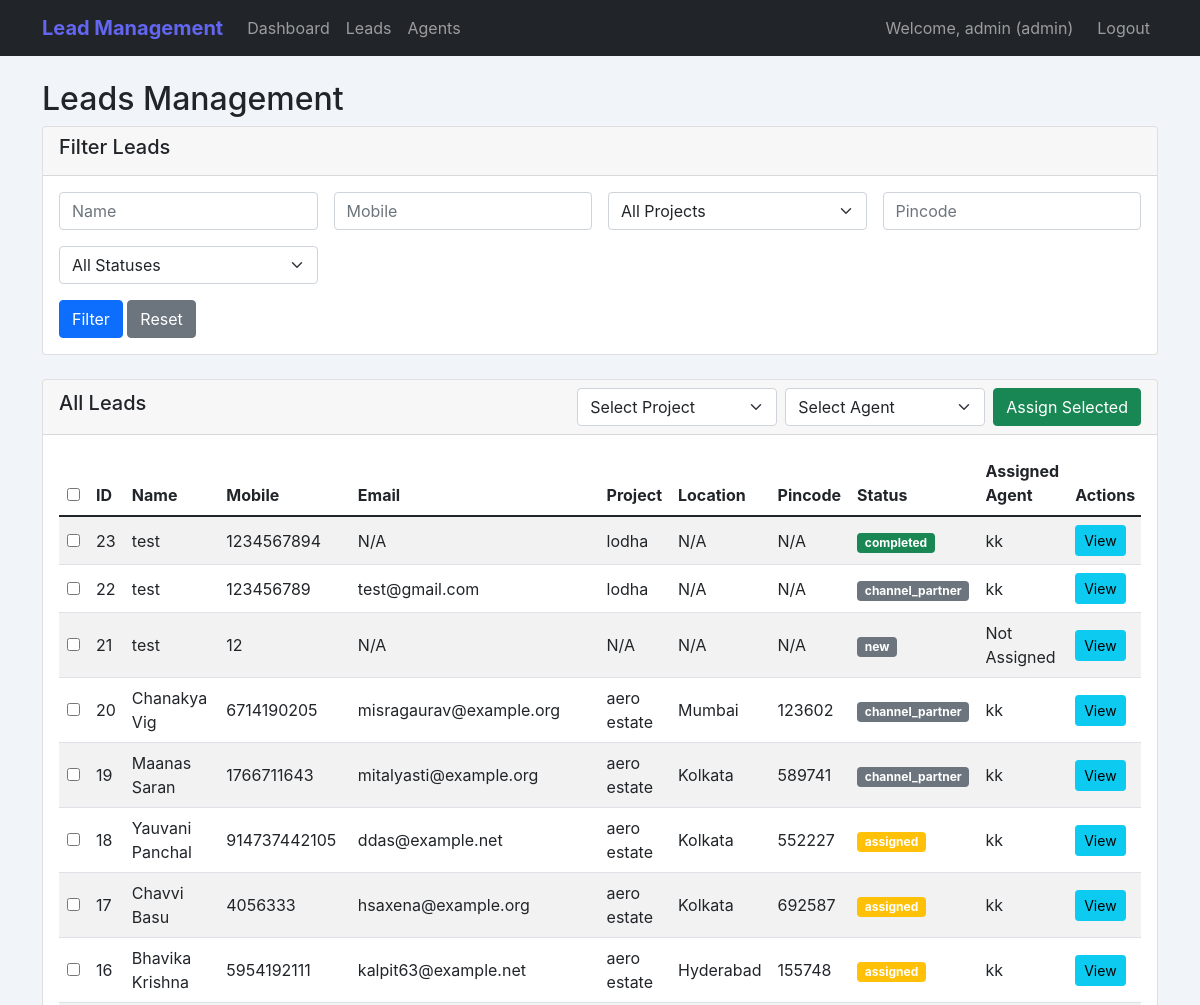
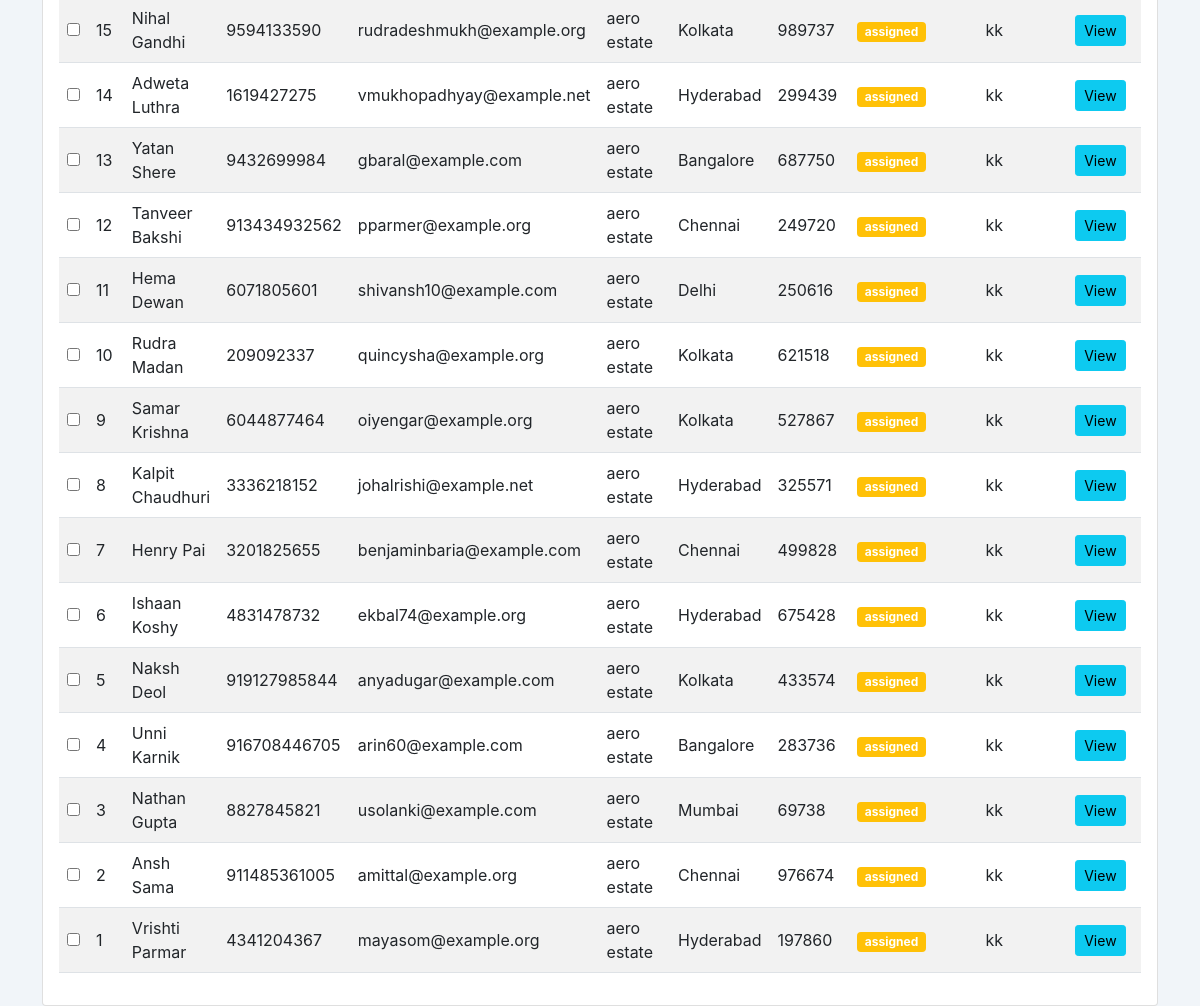
Page /admin/leads (signed in) on the committed database (2 pictures, top to bottom).
### models.py (models this page shows, shortened)
class User(UserMixin, db.Model):
    id = db.Column(db.Integer, primary_key=True)
    username = db.Column(db.String(80), unique=True, nullable=False)
    email = db.Column(db.String(120), unique=True, nullable=False)
    password = db.Column(db.String(200), nullable=False)
    role = db.Column(db.Enum(UserRole), nullable=False)
    is_active = db.Column(db.Boolean, default=True)
    created_at = db.Column(db.DateTime, default=datetime.utcnow)
    phone_number = db.Column(db.String(20), nullable=True)
    department = db.Column(db.String(100), nullable=True)
    assigned_leads = db.relationship('Lead', backref='assigned_agent', lazy=True, foreign_keys='Lead.assigned_agent_id')
    feedbacks = db.relationship('LeadFeedback', backref='agent', lazy=True)
    call_logs = db.relationship('CallLog', backref='agent', lazy=True)
    reassignments_from = db.relationship('LeadReassignment', foreign_keys='LeadReassignment.from_agent_id', backref='from_agent', lazy=True)
    reassignments_to = db.relationship('LeadReassignment', foreign_keys='LeadReassignment.to_agent_id', backref='to_agent', lazy=True)

class Lead(db.Model):
    id = db.Column(db.Integer, primary_key=True)
    name = db.Column(db.String(200), nullable=False)
    email = db.Column(db.String(200), nullable=True)
    mobile = db.Column(db.String(15), nullable=False)
    pincode = db.Column(db.String(10), nullable=True)
    project_name = db.Column(db.String(200), nullable=False, default='N/A')
    source = db.Column(db.String(100), nullable=True, default='N/A')
    year = db.Column(db.Integer, nullable=True)
    location = db.Column(db.String(100), nullable=True, default='N/A')
    project_id = db.Column(db.Integer, db.ForeignKey('project.id'), nullable=True)
    project = db.relationship('Project', backref='leads')
    assigned_agent_id = db.Column(db.Integer, db.ForeignKey('user.id'), nullable=True)
    assigned_date = db.Column(db.DateTime, nullable=True)
    status = db.Column(db.String(50), default='new')  # new, assigned, interested, not_interested, callback, completed, reassigned, channel_partner, interested_other  # UPDATED
    alternate_phone = db.Column(db.String(15), nullable=True)
    address = db.Column(db.Text, nullable=True)
    city = db.Column(db.String(100), nullable=True)
    state = db.Column(db.String(100), nullable=True)
    country = db.Column(db.String(100), nullable=True, default='India')
    priority = db.Column(db.String(20), default='medium')  # low, medium, high, urgent
    category = db.Column(db.String(100), nullable=True)  # residential, commercial, plot, etc.
    created_at = db.Column(db.DateTime, default=datetime.utcnow)
    updated_at = db.Column(db.DateTime, default=datetime.utcnow, onupdate=datetime.utcnow)
    call_logs = db.relationship('CallLog', backref='lead', lazy=True, cascade='all, delete-orphan')
    feedbacks = db.relationship('LeadFeedback', backref='lead', lazy=True, cascade='all, delete-orphan')
    reassignments = db.relationship('LeadReassignment', backref='lead', lazy=True, cascade='all, delete-orphan')
    assignment_history = db.relationship('LeadAssignmentHistory', backref='lead', lazy=True, cascade='all, delete-orphan')

class Project(db.Model):
    __tablename__ = "project"
    id = db.Column(db.Integer, primary_key=True)
    name = db.Column(db.String(200), nullable=False, unique=True)
    created_at = db.Column(db.DateTime, default=datetime.utcnow)
    updated_at = db.Column(db.DateTime, default=datetime.utcnow, onupdate=datetime.utcnow)

### routes/admin_routes.py (the view)
@admin_bp.route('/leads', methods=['GET'])
@login_required
def leads_management():
    if not admin_required():
        return redirect(url_for('agent.dashboard'))
    query = Lead.query
    if request.args.get('name'):
        query = query.filter(Lead.name.ilike(f"%{request.args['name']}%"))
    if request.args.get('mobile'):
        query = query.filter(Lead.mobile.ilike(f"%{request.args['mobile']}%"))
    if request.args.get('project_name'):
        query = query.filter(Lead.project_name.ilike(f"%{request.args['project_name']}%"))
    if request.args.get('pincode'):
        query = query.filter(Lead.pincode.ilike(f"%{request.args['pincode']}%"))
    if request.args.get('status') and request.args.get('status') != 'all':
        query = query.filter(Lead.status == request.args['status'])
    if request.args.get('agent_id') and request.args.get('agent_id') != 'all':
        query = query.filter(Lead.assigned_agent_id == request.args['agent_id'])
    sort_by = request.args.get('sort_by', 'id')
    sort_order = request.args.get('sort_order', 'desc')
    if sort_by == 'name':
        query = query.order_by(Lead.name.asc() if sort_order == 'asc' else Lead.name.desc())
    elif sort_by == 'created_at':
        query = query.order_by(Lead.created_at.asc() if sort_order == 'asc' else Lead.created_at.desc())
    elif sort_by == 'assigned_date':
        query = query.order_by(Lead.assigned_date.asc() if sort_order == 'asc' else Lead.assigned_date.desc())
    else:
        query = query.order_by(Lead.id.asc() if sort_order == 'asc' else Lead.id.desc())
    leads = query.all()
    agents = User.query.filter_by(role=UserRole.AGENT, is_active=True).all()
    total_leads = Lead.query.count()
    new_leads = Lead.query.filter_by(status='new').count()
    assigned_leads = Lead.query.filter_by(status='assigned').count()
    completed_leads = Lead.query.filter_by(status='completed').count()
    projects = Project.query.all()
    return render_template('admin/leads_management.html',
                         leads=leads,
                         agents=agents,
                         total_leads=total_leads,
                         new_leads=new_leads,
                         assigned_leads=assigned_leads,
                         completed_leads=completed_leads,    projects=projects)

### routes/admin_routes.py (called while the page is built)
def admin_required():
    if current_user.role != UserRole.ADMIN:
        flash('Access denied!', 'error')
        return False
    return True

### templates/admin/leads_management.html (shortened to what this page needs)
{% extends "base.html" %}
{% block content %}
<div class="row">
    <div class="col-12">
        <h2>Leads Management</h2>
        <div class="card mb-4">
            <div class="card-header">
                <h5>Filter Leads</h5>
            </div>
            <div class="card-body">
                <form method="GET" action="{{ url_for('admin.leads_management') }}" class="row g-3">
                    <div class="col-md-3">
                        <input type="text" name="name" class="form-control" placeholder="Name"
                               value="{{ request.args.get('name', '') }}">
                    </div>
                    <div class="col-md-3">
                        <input type="text" name="mobile" class="form-control" placeholder="Mobile"
                               value="{{ request.args.get('mobile', '') }}">
                    </div>
                    <div class="col-md-3">
                        <select class="form-select" name="project_id">
                            <option value="">All Projects</option>
                        </select>
                    </div>
                    <div class="col-md-3">
                        <input type="text" name="pincode" class="form-control" placeholder="Pincode"
                               value="{{ request.args.get('pincode', '') }}">
                    </div>
                    <div class="col-md-3">
                        <select name="status" class="form-select">
                            <option value="">All Statuses</option>
                        </select>
                    </div>
                    <div class="col-12">
                        <button type="submit" class="btn btn-primary">Filter</button>
                        <a href="{{ url_for('admin.leads_management') }}" class="btn btn-secondary">Reset</a>
                    </div>
                </form>
            </div>
        </div>
        <form method="POST" action="{{ url_for('admin.bulk_assign') }}">
            <div class="card">
                <div class="card-header d-flex justify-content-between align-items-center">
                    <h5>All Leads</h5>
                    <div class="d-flex align-items-center">
                        <select name="project_id" class="form-select me-2" style="width:200px" required>
                            <option value="">Select Project</option>
                        </select>
                        <select name="agent_id" class="form-select me-2" style="width:200px" required>
                            <option value="">Select Agent</option>
                        </select>
                        <button type="submit" class="btn btn-success">Assign Selected</button>
                    </div>
                </div>
                <div class="card-body">
                    <div class="table-responsive">
                        <table class="table table-striped align-middle">
                            <thead>
                                <tr>
                                    <th><input type="checkbox" id="select-all"></th>
                                    <th>ID</th>
                                    <th>Name</th>
                                    <th>Mobile</th>
                                    <th>Email</th>
                                    <th>Project</th>
                                    <th>Location</th>
                                    <th>Pincode</th>
                                    <th>Status</th>
                                    <th>Assigned Agent</th>
                                    <th>Actions</th>
                                </tr>
                            </thead>
                            <tbody>
                                {% for lead in leads %}
                                <tr>
                                    <td><input type="checkbox" name="lead_ids" value="{{ lead.id }}"></td>
                                    <td>{{ lead.id }}</td>
                                    <td>{{ lead.name }}</td>
                                    <td>{{ lead.mobile }}</td>
                                    <td>{{ lead.email or "N/A" }}</td>
                                    <td>{{ lead.project.name if lead.project else "N/A" }}</td>
                                    <td>{{ lead.location }}</td>
                                    <td>{{ lead.pincode or "N/A" }}</td>
                                    <td>
                                        <span class="badge bg-{{ 'success' if lead.status == 'completed' else 'warning' if lead.status == 'assigned' else 'secondary' }}">
                                            {{ lead.status }}
                                        </span>
                                    </td>
                                    <td>{{ lead.assigned_agent.username if lead.assigned_agent else "Not Assigned" }}</td>
                                    <td>
                                        <a href="{{ url_for('admin.lead_details', lead_id=lead.id) }}"
                                           class="btn btn-info btn-sm">View</a>
                                    </td>
                                </tr>
                                {% endfor %}
                            </tbody>
                        </table>
                    </div>
                </div>
            </div>
        </form>
    </div>
</div>
{% endblock %}

### templates/base.html (shortened to what this page needs)
<!DOCTYPE html>
<html lang="en">
<head>
    <link href="https://cdn.jsdelivr.net/npm/bootstrap@5.1.3/dist/css/bootstrap.min.css" rel="stylesheet">
    <link href="https://cdnjs.cloudflare.com/ajax/libs/font-awesome/6.0.0/css/all.min.css" rel="stylesheet">
</head>
<body>
    <nav class="navbar navbar-expand-lg navbar-dark bg-dark">
        <div class="container">
            <a class="navbar-brand" href="{{ url_for('index') }}">Lead Management</a>
            {% if current_user.is_authenticated %}
            <div class="collapse navbar-collapse" id="navbarNav">
                <ul class="navbar-nav me-auto">
                    {% if current_user.role.value == 'admin' %}
                    <li class="nav-item">
                        <a class="nav-link" href="{{ url_for('admin.dashboard') }}">Dashboard</a>
                    </li>
                    <li class="nav-item">
                        <a class="nav-link" href="{{ url_for('admin.leads_management') }}">Leads</a>
                    </li>
                    <li class="nav-item">
                        <a class="nav-link" href="{{ url_for('admin.agents_management') }}">Agents</a>
                    </li>
                    {% endif %}
                </ul>
                <div class="navbar-nav">
                    <span class="navbar-text me-3">
                        Welcome, {{ current_user.username }} ({{ current_user.role.value }})
                    </span>
                    <a class="nav-link" href="{{ url_for('auth.logout') }}">Logout</a>
                </div>
            </div>
            {% endif %}
        </div>
    </nav>
    <div class="container mt-4">
        {% block content %}{% endblock %}
    </div>
</body>
</html>

### templates/base.html (style rules this page uses)
:root { --primary: #6366f1; --primary-dark: #4f46e5; --success: #10b981; --danger: #ef4444; --warning: #f59e0b; --info: #06b6d4; --dark: #1e293b; --light: #f8fafc; --border: #e2e8f0; --shadow: 0 1px 3px 0 rgba(0, 0, 0, 0.1); --shadow-lg: 0 10px 15px -3px rgba(0, 0, 0, 0.1); }
body { background: #f1f5f9; font-family: 'Inter', -apple-system, BlinkMacSystemFont, sans-serif; min-height: 100vh; }
.navbar-brand { font-weight: 700; color: var(--primary) !important; }

### rows in the picture
User: username "admin", role.value "admin"
Lead: id "23", name "test", mobile "1234567894", email "N/A", project "lodha", location "N/A", pincode "N/A", status "completed", assigned_agent "kk"
Lead: id "22", name "test", mobile "123456789", email "test@gmail.com", project "lodha", location "N/A", pincode "N/A", status "channel_partner", assigned_agent "kk"
Lead: id "21", name "test", mobile "12", email "N/A", project "N/A", location "N/A", pincode "N/A", status "new", assigned_agent "Not Assigned"
Lead: id "20", name "Chanakya Vig", mobile "6714190205", email "misragaurav@example.org", project "aero estate", location "Mumbai", pincode "123602", status "channel_partner", assigned_agent "kk"
Lead: id "19", name "Maanas Saran", mobile "1766711643", email "mitalyasti@example.org", project "aero estate", location "Kolkata", pincode "589741", status "channel_partner", assigned_agent "kk"
Lead: id "18", name "Yauvani Panchal", mobile "914737442105", email "ddas@example.net", project "aero estate", location "Kolkata", pincode "552227", status "assigned", assigned_agent "kk"
Lead: id "17", name "Chavvi Basu", mobile "4056333", email "hsaxena@example.org", project "aero estate", location "Kolkata", pincode "692587", status "assigned", assigned_agent "kk"
Lead: id "16", name "Bhavika Krishna", mobile "5954192111", email "kalpit63@example.net", project "aero estate", location "Hyderabad", pincode "155748", status "assigned", assigned_agent "kk"
Lead: id "15", name "Nihal Gandhi", mobile "9594133590", email "rudradeshmukh@example.org", project "aero estate", location "Kolkata", pincode "989737", status "assigned", assigned_agent "kk"
Lead: id "14", name "Adweta Luthra", mobile "1619427275", email "vmukhopadhyay@example.net", project "aero estate", location "Hyderabad", pincode "299439", status "assigned", assigned_agent "kk"
Lead: id "13", name "Yatan Shere", mobile "9432699984", email "gbaral@example.com", project "aero estate", location "Bangalore", pincode "687750", status "assigned", assigned_agent "kk"
Lead: id "12", name "Tanveer Bakshi", mobile "913434932562", email "pparmer@example.org", project "aero estate", location "Chennai", pincode "249720", status "assigned", assigned_agent "kk"
Lead: id "11", name "Hema Dewan", mobile "6071805601", email "shivansh10@example.com", project "aero estate", location "Delhi", pincode "250616", status "assigned", assigned_agent "kk"
Lead: id "10", name "Rudra Madan", mobile "209092337", email "quincysha@example.org", project "aero estate", location "Kolkata", pincode "621518", status "assigned", assigned_agent "kk"
Lead: id "9", name "Samar Krishna", mobile "6044877464", email "oiyengar@example.org", project "aero estate", location "Kolkata", pincode "527867", status "assigned", assigned_agent "kk"
Lead: id "8", name "Kalpit Chaudhuri", mobile "3336218152", email "johalrishi@example.net", project "aero estate", location "Hyderabad", pincode "325571", status "assigned", assigned_agent "kk"
Lead: id "7", name "Henry Pai", mobile "3201825655", email "benjaminbaria@example.com", project "aero estate", location "Chennai", pincode "499828", status "assigned", assigned_agent "kk"
Lead: id "6", name "Ishaan Koshy", mobile "4831478732", email "ekbal74@example.org", project "aero estate", location "Hyderabad", pincode "675428", status "assigned", assigned_agent "kk"
Lead: id "5", name "Naksh Deol", mobile "919127985844", email "anyadugar@example.com", project "aero estate", location "Kolkata", pincode "433574", status "assigned", assigned_agent "kk"
Lead: id "4", name "Unni Karnik", mobile "916708446705", email "arin60@example.com", project "aero estate", location "Bangalore", pincode "283736", status "assigned", assigned_agent "kk"
Lead: id "3", name "Nathan Gupta", mobile "8827845821", email "usolanki@example.com", project "aero estate", location "Mumbai", pincode "69738", status "assigned", assigned_agent "kk"
Lead: id "2", name "Ansh Sama", mobile "911485361005", email "amittal@example.org", project "aero estate", location "Chennai", pincode "976674", status "assigned", assigned_agent "kk"
Lead: id "1", name "Vrishti Parmar", mobile "4341204367", email "mayasom@example.org", project "aero estate", location "Hyderabad", pincode "197860", status "assigned", assigned_agent "kk"
